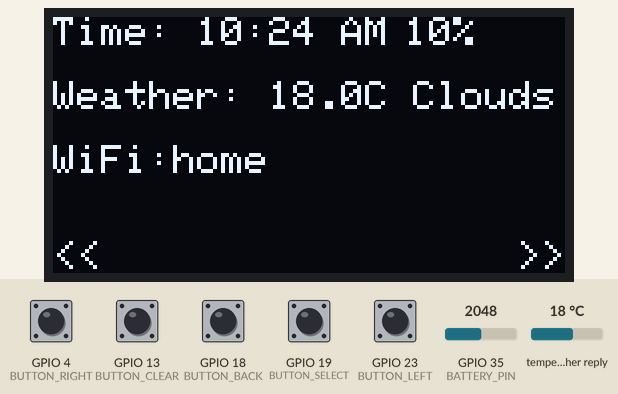
Recording of a sketch running on a simulated ESP32. Shown: 128×64 one-colour display. Inputs (shaded band) come from the test bench; at power-on: GPIO 4 (BUTTON_RIGHT), GPIO 13 (BUTTON_CLEAR), GPIO 18 (BUTTON_BACK), GPIO 19 (BUTTON_SELECT), GPIO 23 (BUTTON_LEFT) HIGH, GPIO 35 (BATTERY_PIN) = 2048, temperature in the weather reply 18 °C. WiFi joins after 1.5 s; servers stay silent unless stated; network time is answered at once with the bench clock; the local clock reads 2024-03-15 10:24:30 at power-on unless the sketch sets it; the audio player accepts every command and is not drawn; web services answer with replies made up by the test bench.

Above: at 3.5 s.
3.6 s: GPIO 4 (BUTTON_RIGHT) pulled LOW for 0.15 s
At 4.5 s:
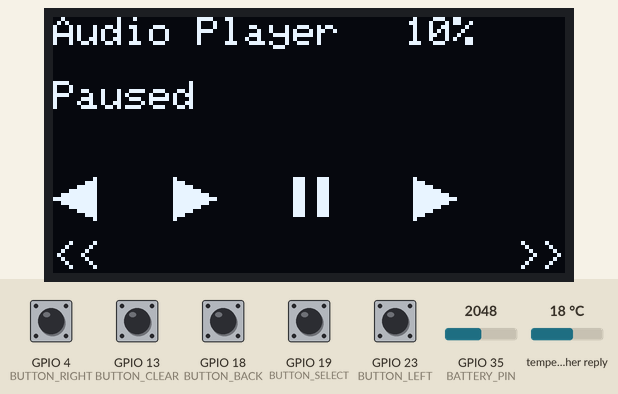
5.3 s: GPIO 19 (BUTTON_SELECT) pulled LOW for 1 s
At 5.69 s:
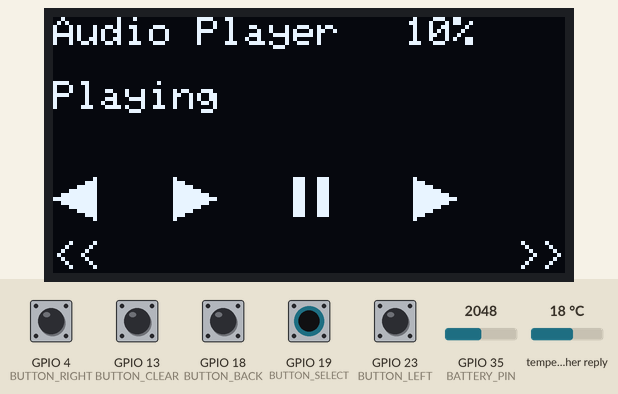
7.8 s: GPIO 19 (BUTTON_SELECT) pulled LOW for 0.15 s
9.5 s: GPIO 18 (BUTTON_BACK) pulled LOW for 0.15 s
At 10.3 s:
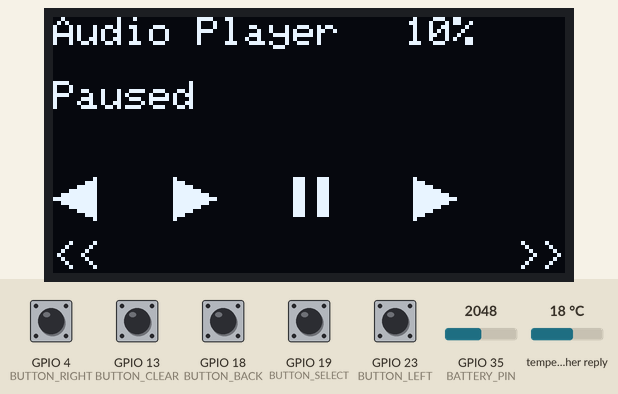
11.2 s: GPIO 4 (BUTTON_RIGHT) pulled LOW for 1 s
At 12.7 s:
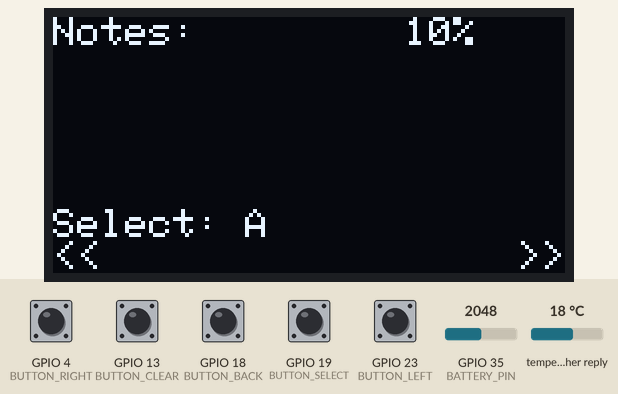
13.7 s: GPIO 19 (BUTTON_SELECT) pulled LOW for 0.15 s
At 14.6 s:
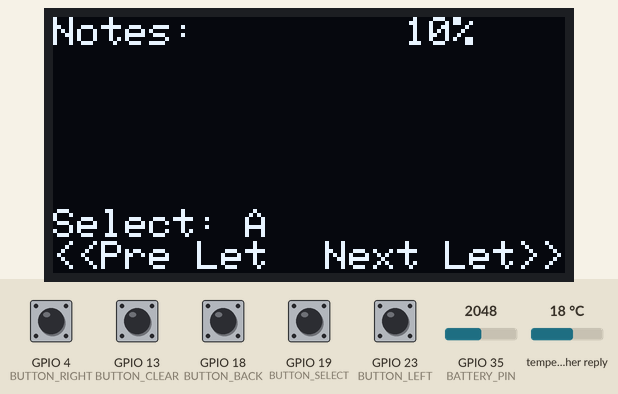
Timing chart, 0 to 16.4 s (numbered marks = the images above; inputs shaded):
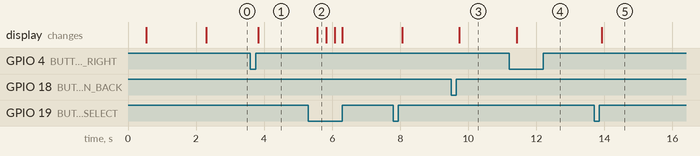

The sketch:

oled.ino
```cpp
#include <Wire.h>
#include <WiFi.h>
#include <WiFiManager.h>
#include <Adafruit_GFX.h>
#include <Adafruit_SSD1306.h>
#include <NTPClient.h>
#include <WiFiUdp.h>
#include <HTTPClient.h>
#include <ArduinoJson.h>
#include <HardwareSerial.h>
#include <DFRobotDFPlayerMini.h>

#define SCREEN_WIDTH 128
#define SCREEN_HEIGHT 64
#define BUTTON_LEFT 23
#define BUTTON_RIGHT 4
#define BUTTON_SELECT 19
#define BUTTON_BACK 18
#define BUTTON_CLEAR 13
#define BATTERY_PIN 35

Adafruit_SSD1306 display(SCREEN_WIDTH, SCREEN_HEIGHT, &Wire, -1);

const String apiKey = "";  // Enter your apiKey
const String city = "Hyderabad"; // Enter your city name
const String weatherUrl = "http://api.openweathermap.org/data/2.5/weather?q=" + city + "&appid=" + apiKey + "&units=metric";

unsigned long lastWeatherUpdate = 0;
const unsigned long weatherUpdateInterval = 190000;

WiFiUDP ntpUDP;
NTPClient timeClient(ntpUDP, "pool.ntp.org", 19800, 60000);

HardwareSerial mySerial(1);
DFRobotDFPlayerMini myDFPlayer;

int screenIndex = 0;
String notes = "";

bool isPlaying = false;
int trackIndex = 0;
const int maxTracks = 5;
String lastAction = "";
unsigned long lastActionTime = 0;
const unsigned long actionDisplayDuration = 1000;

bool isSelectingLetter = false;
int selectedIndex = 0;
const char characterSet[] = "ABCDEFGHIJKLMNOPQRSTUVWXYZ abcdefghijklmnopqrstuvwxyz_-0123456789!@#$%^&*()";
const int characterCount = sizeof(characterSet) - 1;
unsigned long clearPressStart = 0;

bool inAudioControlMode = true;

void drawLayout();

String getWeather();
String get12HourTime();

void setup() {
  Serial.begin(115200);
  Wire.begin(21, 22);
  mySerial.begin(9600, SERIAL_8N1, 16, 17);

  if (!myDFPlayer.begin(mySerial)) {
    Serial.println("DFPlayer not found.");
    while (true) delay(100);
  }

  myDFPlayer.volume(30);

  pinMode(BUTTON_LEFT, INPUT_PULLUP);
  pinMode(BUTTON_RIGHT, INPUT_PULLUP);
  pinMode(BUTTON_SELECT, INPUT_PULLUP);
  pinMode(BUTTON_BACK, INPUT_PULLUP);
  pinMode(BUTTON_CLEAR, INPUT_PULLUP);

  if (!display.begin(SSD1306_SWITCHCAPVCC, 0x3C)) {
    Serial.println(F("SSD1306 allocation failed"));
    while (true)
      ;
  }

  WiFiManager wifiManager;
  if (!wifiManager.autoConnect("ESP32-IOT")) {
    delay(3000);
    ESP.restart();
  }

  timeClient.begin();
  timeClient.update();
  drawLayout();
}

void loop() {
  timeClient.update();

  if (millis() - lastWeatherUpdate > weatherUpdateInterval) {
    getWeather();
    drawLayout();
    lastWeatherUpdate = millis();
  }

  if (!isSelectingLetter && screenIndex != 1) {
    if (digitalRead(BUTTON_LEFT) == LOW) {
      if (screenIndex > 0) screenIndex--;
      if (screenIndex == 1) inAudioControlMode = true;
      delay(200);
      drawLayout();
    }
    if (digitalRead(BUTTON_RIGHT) == LOW) {
      if (screenIndex < 2) screenIndex++;
      if (screenIndex == 1) inAudioControlMode = true;
      delay(200);
      drawLayout();
    }
  }

  if (screenIndex == 1) {
    if (inAudioControlMode) {
      if (digitalRead(BUTTON_SELECT) == LOW) {
        if (isPlaying) {
          myDFPlayer.pause();
          lastAction = "⏸ Pause";
        } else {
          myDFPlayer.play(trackIndex + 1);
          lastAction = "▶ Play";
        }
        isPlaying = !isPlaying;
        lastActionTime = millis();
        delay(200);
        drawLayout();
      }
      if (digitalRead(BUTTON_RIGHT) == LOW) {
        trackIndex = (trackIndex + 1) % maxTracks;
        myDFPlayer.play(trackIndex + 1);
        isPlaying = true;
        lastAction = "⏭ Next";
        lastActionTime = millis();
        delay(200);
        drawLayout();
      }
      if (digitalRead(BUTTON_LEFT) == LOW) {
        trackIndex = (trackIndex - 1 + maxTracks) % maxTracks;
        myDFPlayer.play(trackIndex + 1);
        isPlaying = true;
        lastAction = "⏮ Prev";
        lastActionTime = millis();
        delay(200);
        drawLayout();
      }
      if (digitalRead(BUTTON_BACK) == LOW) {
        myDFPlayer.stop();
        isPlaying = false;
        inAudioControlMode = false;
        lastAction = "⏹ Stopped";
        lastActionTime = millis();
        delay(200);
        drawLayout();
      }
    } else {
      if (digitalRead(BUTTON_LEFT) == LOW) {
        if (screenIndex > 0) screenIndex--;
        delay(200);
        drawLayout();
      }
      if (digitalRead(BUTTON_RIGHT) == LOW) {
        if (screenIndex < 2) screenIndex++;
        delay(200);
        drawLayout();
      }
      if (digitalRead(BUTTON_SELECT) == LOW) {
        inAudioControlMode = true;
        delay(200);
        drawLayout();
      }
    }
  }

  if (screenIndex == 2) {
    if (digitalRead(BUTTON_SELECT) == LOW) {
      if (!isSelectingLetter) {
        isSelectingLetter = true;
      } else {
        notes += characterSet[selectedIndex];
      }
      delay(200);
      drawLayout();
    }
    if (digitalRead(BUTTON_BACK) == LOW) {
      isSelectingLetter = false;
      delay(200);
      drawLayout();
    }
    if (isSelectingLetter) {
      if (digitalRead(BUTTON_LEFT) == LOW) {
        if (selectedIndex > 0) selectedIndex--;
        delay(200);
        drawLayout();
      }
      if (digitalRead(BUTTON_RIGHT) == LOW) {
        if (selectedIndex < characterCount - 1) selectedIndex++;
        delay(200);
        drawLayout();
      }
    }
  }

  if (digitalRead(BUTTON_CLEAR) == LOW) {
    if (clearPressStart == 0) {
      clearPressStart = millis();
    }
    if (millis() - clearPressStart >= 5000) {
      notes = "";
      clearPressStart = 0;
      drawLayout();
    }
  } else {
    if (clearPressStart > 0 && millis() - clearPressStart < 5000) {
      if (notes.length() > 0) {
        notes.remove(notes.length() - 1);
        drawLayout();
      }
    }
    clearPressStart = 0;
  }

  // Check if current track ended
  if (screenIndex == 1 && inAudioControlMode && isPlaying) {
    if (myDFPlayer.readState() == 0) {
      // Move to next track automatically
      trackIndex = (trackIndex + 1) % maxTracks;
      myDFPlayer.play(trackIndex + 1);
      lastAction = "⏭ Auto Next";
      lastActionTime = millis();
      drawLayout();
    }
  }
}

void drawLayout() {
  display.clearDisplay();
  display.setTextSize(1);
  display.setTextColor(SSD1306_WHITE);

  if (screenIndex == 0) {
    display.setCursor(0, 0);
    display.print("Time: ");
    display.println(get12HourTime());

    display.setCursor(0, 16);
    display.print("Weather: ");
    display.println(getWeather());

    display.setCursor(0, 32);
    display.print("WiFi:");
    display.println(WiFi.isConnected() ? WiFi.SSID() : "Not Connected");

  } else if (screenIndex == 1) {
    display.setCursor(0, 0);
    display.print("Audio Player");

    display.setCursor(0, 16);
    display.print(isPlaying ? "Playing" : "Paused");

    // if (millis() - lastActionTime < actionDisplayDuration) {
    //   display.setCursor(0, 32);
    //   display.print("Action: ");
    //   display.println(lastAction);
    // }

    int centerY = 40;  //48
    display.fillTriangle(10, centerY, 10, centerY + 10, 0, centerY + 5, SSD1306_WHITE);
    display.fillTriangle(30, centerY, 30, centerY + 10, 40, centerY + 5, SSD1306_WHITE);
    display.fillRect(60, centerY, 3, 10, SSD1306_WHITE);
    display.fillRect(66, centerY, 3, 10, SSD1306_WHITE);
    display.fillTriangle(90, centerY, 90, centerY + 10, 100, centerY + 5, SSD1306_WHITE);

  } else if (screenIndex == 2) {
    display.setCursor(0, 0);
    display.print("Notes: ");
    display.setCursor(0, 16);
    display.println(notes);
    display.setCursor(0, 48);
    display.print("Select: ");
    display.print(characterSet[selectedIndex]);
  }

  display.setCursor(0, 56);
  display.print(isSelectingLetter ? "<<Pre Let" : "<<");
  // Calculate right-aligned label
  String rightLabel = isSelectingLetter ? "Next Let>>" : ">>";
  int16_t x1, y1;
  uint16_t w, h;
  display.getTextBounds(rightLabel, 0, 0, &x1, &y1, &w, &h);
  display.setCursor(SCREEN_WIDTH - w, 56);
  display.print(rightLabel);


  float batteryV = getBatteryVoltage();
  int batteryPct = getBatteryPercentage(batteryV);
  display.setCursor(SCREEN_WIDTH - 40, 0);
  // display.print("🔋");
  display.print(batteryPct);
  display.print("%");


  display.display();
}

String getWeather() {
  String weatherInfo = "N/A";
  if (WiFi.isConnected()) {
    HTTPClient http;
    http.begin(weatherUrl);
    int httpCode = http.GET();

    if (httpCode == 200) {
      String payload = http.getString();
      DynamicJsonDocument doc(2048);
      DeserializationError error = deserializeJson(doc, payload);
      if (!error) {
        float temp = doc["main"]["temp"];
        String condition = doc["weather"][0]["main"].as<String>();
        weatherInfo = String(temp, 1) + "C " + condition;
      } else {
        weatherInfo = "JSON Err";
      }
    } else {
      weatherInfo = "Err " + String(httpCode);
    }
    http.end();
  } else {
    weatherInfo = "WiFi Disconnected";
  }
  return weatherInfo;
}

String get12HourTime() {
  int hours = timeClient.getHours();
  int minutes = timeClient.getMinutes();
  String meridian = "AM";
  if (hours == 0) {
    hours = 12;
  } else if (hours == 12) {
    meridian = "PM";
  } else if (hours > 12) {
    hours -= 12;
    meridian = "PM";
  }
  char timeStr[12];
  sprintf(timeStr, "%02d:%02d %s", hours, minutes, meridian.c_str());
  return String(timeStr);
}

float getBatteryVoltage() {
  int raw = analogRead(BATTERY_PIN);
  float voltage = (raw / 4095.0) * 3.3;  // Convert ADC value to voltage (ADC range 0–3.3V)
  voltage = voltage * 2.0;               // Because of 100k–100k voltage divider
  return voltage;
}

int getBatteryPercentage(float voltage) {
  if (voltage >= 4.2) return 100;
  if (voltage >= 3.95) return 75;
  if (voltage >= 3.7) return 50;
  if (voltage >= 3.5) return 25;
  return 10;
}
```

Measured:
- after the input at 3.6 s, the display: changes after 0.23 s (image 1)
- after the input at 5.3 s, the display: changes after 0.26 s (image 2)
- after the input at 9.5 s, the display: changes after 0.23 s (image 3)
- after the input at 11.2 s, the display: changes after 0.23 s (image 4)
- after the input at 13.7 s, the display: changes after 0.23 s (image 5)
